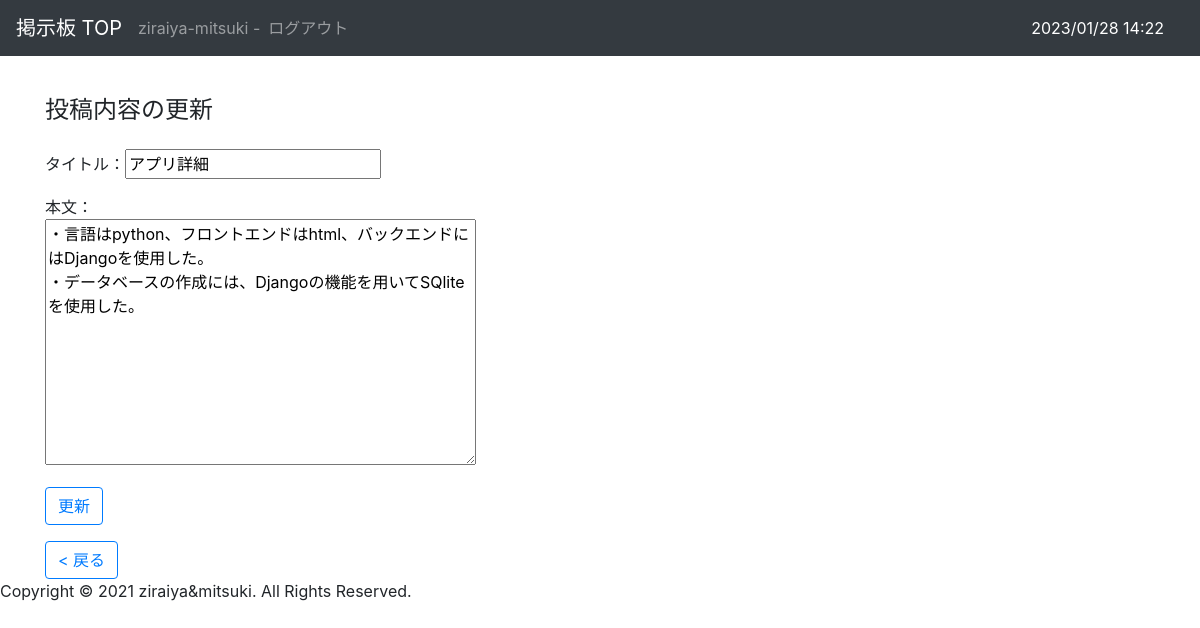
Screenshot of /bbs/9/update/ (signed in) with the database file from the repository.
### bbs/models.py (models this page shows, shortened)
class Article(models.Model):
    title = models.CharField(max_length = 200)
    content = models.TextField(max_length=1000)
    author = models.ForeignKey(
        'auth.User',
        on_delete = models.CASCADE,
    )
    created_at = models.DateTimeField(auto_now_add=True)
    updated_at = models.DateTimeField(auto_now=True)

### bbs/views.py (the view)
# urls.py: path('<int:pk>/update/', views.UpdateView.as_view(), name='update'),
class UpdateView(LoginRequiredMixin, generic.edit.UpdateView):
    model = Article
    fields = ['content', 'title', ]
    def dispatch(self, request, *args, **kwargs):
        obj = self.get_object()
        if obj.author != self.request.user:
            raise PermissionDenied('You do not have permission to edit.')
        return super(UpdateView, self).dispatch(request, *args, **kwargs)

### bbs/templates/bbs/article_form.html (shortened to what this page needs)
{% extends 'layout.html' %}
{% block content %}
<h1 class="mt-3 mb-4">{{ object|yesno:'投稿内容の更新,新規投稿の作成'}}</h1>
<form action='' method='post'>
    <p>タイトル：{{ form.title }}</p>
    <p>本文：<br>
    {{ form.content }}</p>
    <button type='submit' class='submit btn btn-outline-primary'>{{ object|yesno:'更新,作成'}}</button>
</form>
<div class="mt-3">
    <a href='JavaScript:history.back()' class='btn btn-outline-primary'>< 戻る</a>
</div>
{% endblock %}

### templates/layout.html (shortened to what this page needs)
<!DOCTYPE html>
<html>
    <head>
        <link rel="stylesheet" href="https://cdn.jsdelivr.net/npm/bootstrap@4.6.2/dist/css/bootstrap.min.css">
    </head>
    <body>
        <nav class='navbar navbar-expand-sm navbar-dark bg-dark fixed-top'>
            <a class='navbar-brand' href='{% url "bbs:index" %}'>掲示板 TOP</a>
            <ul class='navbar-nav'>
                {% if user.is_authenticated %}
                    <li class='nav-time'>
                        <span class='navbar-text'>{{ user }} - </span>
                    </li>
                    <li class='nav-item'>
                        <a href='{% url "logout" %}' class='logout nav-link'>ログアウト</a>
                    </li>
                {% endif %}
            </ul>
            <div class="nav-item" style="margin:0 20px 0 auto;" >
                <font color="white">{% now "SHORT_DATETIME_FORMAT" %}</font>
            </div>
        </nav>
        <div class='container'>
            {% block content %}
            {% endblock %}
        </div>
    </body>
    <footer>
        <address>Copyright &copy; 2021 ziraiya&mitsuki. All Rights Reserved.</address>
    </footer>
</html>

### templates/layout.html (style rules this page uses)
body { padding-top: 80px; }
h1 { font-size: 150%; }

### rows the page displays
Article: title "アプリ詳細", content "・言語はpython、フロントエンドはhtml、バックエンドにはDjangoを使用した。 ・データベースの作成には、Djangoの機能を用いてSQliteを使用した。"

### other values shown
{{ user }} "ziraiya-mitsuki"
{{ object|yesno:'投稿内容の更新,新規投稿の作成' }} "投稿内容の更新"
{{ object|yesno:'更新,作成' }} "更新"
